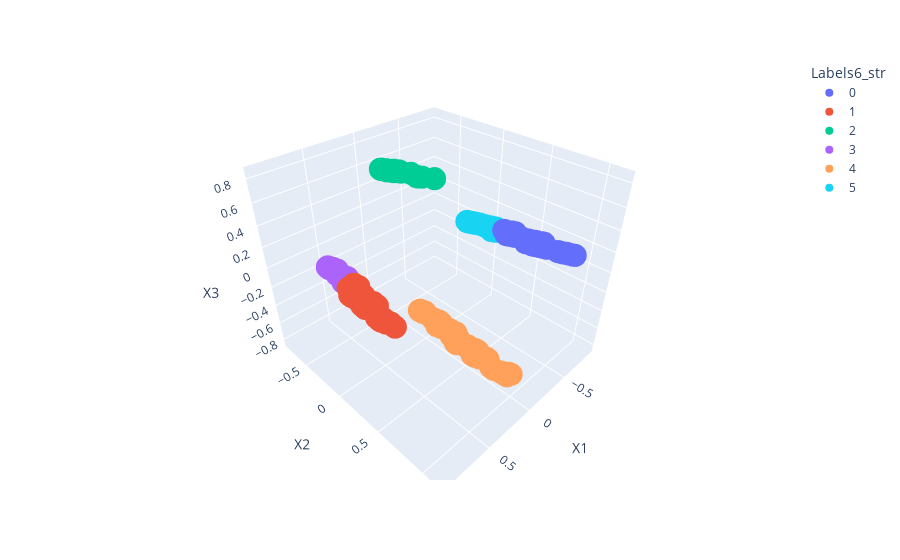

Notebook source saved alongside this figure:
### Code cell
#Visualizing the data using 3 features and 6 clusters


import plotly.express as px


fig = px.scatter_3d(X_pca_km6, x='X1', y='X2', z='X3', color=X_pca_km6['Labels6_str'])
fig.show()

#the figure shows that K-means with 6 clusters has done a relatively good job at clustering. 
#let's also try Agglomerative Hierarchical Clustering and Density Based Clustering (DBSCAN) Clustering

### Figure 1 — Plotly figure (JSON) as saved in the notebook; plotly's stock layout.template omitted (floating-point values rounded to 4 significant figures; data arrays with more than 128 entries replaced by an {"elided": "..."} marker saying what was removed)
{"data": [{"hovertemplate": "Labels6_str=0<br>X1=%{x}<br>X2=%{y}<br>X3=%{z}<extra></extra>", "legendgroup": "0", "marker": {"color": "#636efa", "symbol": "circle"}, "mode": "markers", "name": "0", "scene": "scene", "showlegend": true, "type": "scatter3d", "x": {"elided": "306 float values"}, "y": {"elided": "306 float values"}, "z": {"elided": "306 float values"}}, {"hovertemplate": "Labels6_str=1<br>X1=%{x}<br>X2=%{y}<br>X3=%{z}<extra></extra>", "legendgroup": "1", "marker": {"color": "#EF553B", "symbol": "circle"}, "mode": "markers", "name": "1", "scene": "scene", "showlegend": true, "type": "scatter3d", "x": {"elided": "519 float values"}, "y": {"elided": "519 float values"}, "z": {"elided": "519 float values"}}, {"hovertemplate": "Labels6_str=2<br>X1=%{x}<br>X2=%{y}<br>X3=%{z}<extra></extra>", "legendgroup": "2", "marker": {"color": "#00cc96", "symbol": "circle"}, "mode": "markers", "name": "2", "scene": "scene", "showlegend": true, "type": "scatter3d", "x": {"elided": "178 float values"}, "y": {"elided": "178 float values"}, "z": {"elided": "178 float values"}}, {"hovertemplate": "Labels6_str=3<br>X1=%{x}<br>X2=%{y}<br>X3=%{z}<extra></extra>", "legendgroup": "3", "marker": {"color": "#ab63fa", "symbol": "circle"}, "mode": "markers", "name": "3", "scene": "scene", "showlegend": true, "type": "scatter3d", "x": {"elided": "310 float values"}, "y": {"elided": "310 float values"}, "z": {"elided": "310 float values"}}, {"hovertemplate": "Labels6_str=4<br>X1=%{x}<br>X2=%{y}<br>X3=%{z}<extra></extra>", "legendgroup": "4", "marker": {"color": "#FFA15A", "symbol": "circle"}, "mode": "markers", "name": "4", "scene": "scene", "showlegend": true, "type": "scatter3d", "x": {"elided": "257 float values"}, "y": {"elided": "257 float values"}, "z": {"elided": "257 float values"}}, {"hovertemplate": "Labels6_str=5<br>X1=%{x}<br>X2=%{y}<br>X3=%{z}<extra></extra>", "legendgroup": "5", "marker": {"color": "#19d3f3", "symbol": "circle"}, "mode": "markers", "name": "5", "scene": "scene", "showlegend": true, "type": "scatter3d", "x": {"elided": "430 float values"}, "y": {"elided": "430 float values"}, "z": {"elided": "430 float values"}}], "layout": {"legend": {"title": {"text": "Labels6_str"}, "tracegroupgap": 0}, "margin": {"t": 60}, "scene": {"domain": {"x": [0, 1], "y": [0, 1]}, "xaxis": {"title": {"text": "X1"}}, "yaxis": {"title": {"text": "X2"}}, "zaxis": {"title": {"text": "X3"}}}}}
